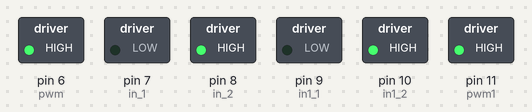
A sketch run on a simulated Arduino Uno, built with avr-gcc and run on an emulated ATmega328P. Shown: switched loads named in the sketch (green lamp = pin HIGH).

Above: at 0.1 s.
Timing chart, 0 to 1.6 s (numbered marks = the images above):
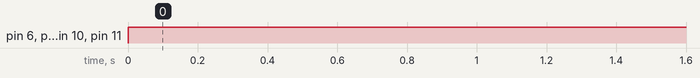

Measured:
- by itself, pin 6 (pwm), pin 8 (in_2), pin 10 (in1_2), pin 11 (pwm1): LOW → HIGH at 0.00 s

The sketch:

dcmotorsgood.ino
```cpp
const int pwm = 6 ;  //initializing pin 2 as pwm
const int in_1 = 7 ;
const int in_2 = 8;
const int pwm1 = 11 ;  //initializing pin 2 as pwm
const int in1_1 = 9 ;
const int in1_2 = 10;

//For providing logic to L298 IC to choose the direction of the DC motor

void setup()
{
pinMode(pwm,OUTPUT) ;   //we have to set PWM pin as output
pinMode(in_1,OUTPUT) ;  //Logic pins are also set as output
pinMode(in_2,OUTPUT) ;
pinMode(pwm1,OUTPUT) ;   //we have to set PWM pin as output
pinMode(in1_1,OUTPUT) ;  //Logic pins are also set as output
pinMode(in1_2,OUTPUT) ;
}

void loop()
{
/*setting pwm of the motor to 255
we can change the speed of rotaion
by chaning pwm input but we are only
using arduino so we are using higest
value to driver the motor  */
//For Clock wise motion , in_1 = High , in_2 = Low

digitalWrite(in_1,LOW) ;
digitalWrite(in_2,HIGH) ;
analogWrite(pwm,255) ;
digitalWrite(in1_1,LOW) ;
digitalWrite(in1_2,HIGH) ;
analogWrite(pwm1,255) ;

//Clockwise for 3 secs
//delay(2000) ;

//For brake
//digitalWrite(in_1,HIGH) ;
//digitalWrite(in_2,HIGH) ;
////digitalWrite(in1_1,HIGH) ;
////digitalWrite(in1_2,HIGH) ;
//delay(2000) ;

//lower speed
//digitalWrite(in_1,HIGH) ;
//digitalWrite(in_2,LOW) ;
//analogWrite(pwm,170) ;
////digitalWrite(in1_1,HIGH) ;
////digitalWrite(in1_2,LOW) ;
////analogWrite(pwm1,170) ;
//delay(3000);
/*setting pwm of the motor to 255
we can change the speed of rotaion
by chaning pwm input but we are only
using arduino so we are using higest
value to driver the motor  */

//Clockwise for 3 secs
//delay(3000) ;

////For Anti Clock-wise motion - IN_1 = LOW , IN_2 = HIGH
//digitalWrite(in_1,LOW) ;
//digitalWrite(in_2,HIGH) ;
//digitalWrite(in1_1,LOW) ;
//digitalWrite(in1_2,HIGH) ;
//delay(2000) ;
////
//////For brake
//digitalWrite(in_1,HIGH) ;
//digitalWrite(in_2,HIGH) ;
//digitalWrite(in1_1,HIGH) ;
//digitalWrite(in1_2,HIGH) ;
//delay(1000) ;
 }
```
